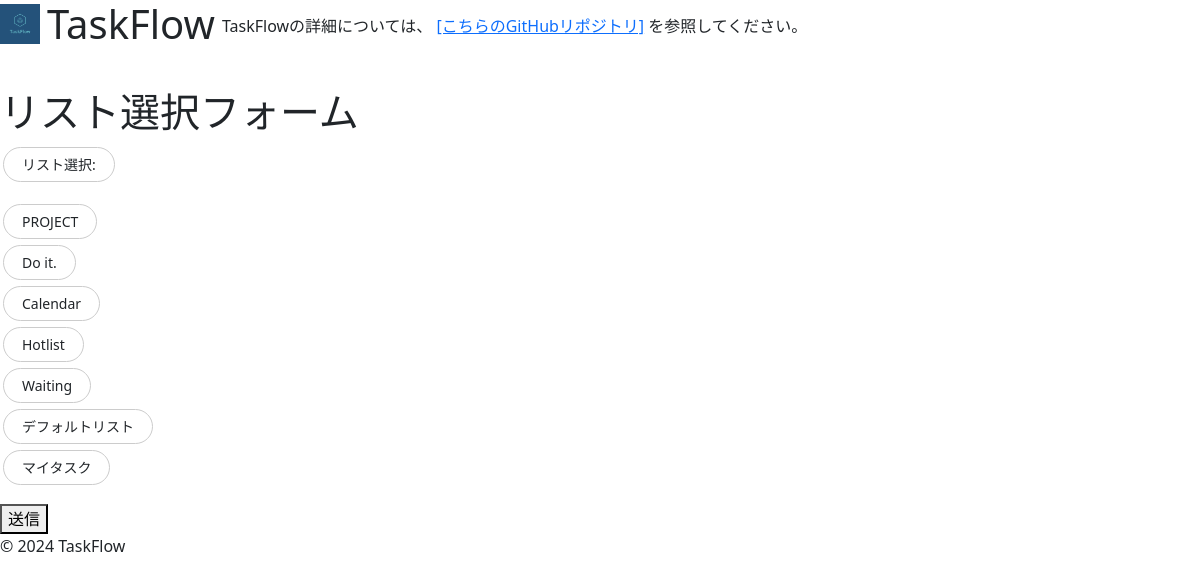
/select-list/, run on an earlier commit of the app's database.
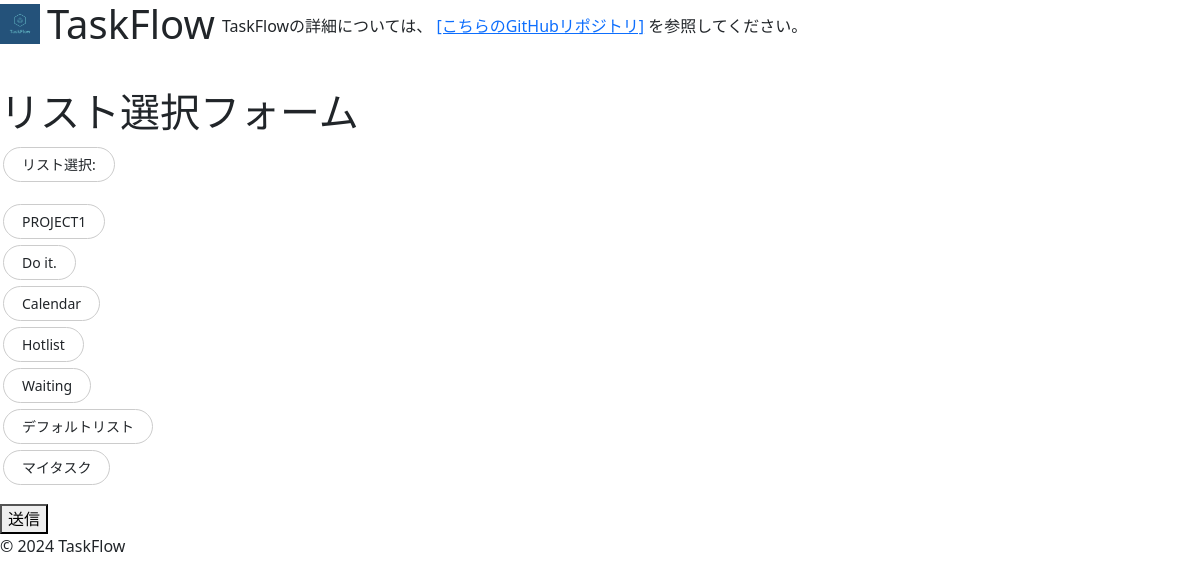
And on a later commit of the database.
### todo_app/models.py (models this page shows)
class TaskList(models.Model):
    name=models.CharField(max_length=20) #リスト名
    def __str__(self):
        return self.name

### todo_app/views.py (the view, shortened to what this page needs)
# urls.py: path('select-list/', ListSelectView.as_view(), name='select_list'),#リスト選択
class ListSelectView(FormView):
    template_name = 'todo_app/list_select_form.html'  # 使用するテンプレート
    form_class = ListSelectForm  # 使用するフォーム
    success_url = reverse_lazy('task_list')  # フォーム送信後のリダイレクト先

### templates/todo_app/list_select_form.html (shortened to what this page needs)
{% extends 'base.html' %}
{% block content %}
<h1>リスト選択フォーム</h1>
<form method="post" class="checkbox" name="selected_lists">
    {{ form.as_p }}
    <button type="submit">送信</button>
</form>
{%endblock%}

What changed in the data, as far as the page shows it:
changed TaskList: as_p "リスト選択: PROJECT Do it. Calendar Hotlist Waiting デフォルトリスト マイタスク" → "リスト選択: PROJECT1 Do it. Calendar Hotlist Waiting デフォルトリスト マイタスク"
